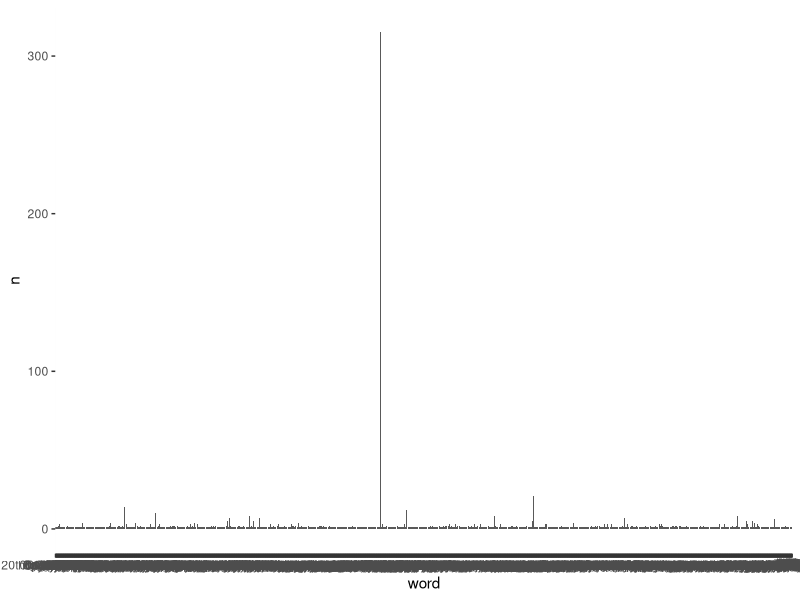

This chart was generated by the following R code:
library(ggplot2)
library(tidyverse)
library(dplyr)
library(tidytext)

tweets <- read.csv("tweeps/accts/517.csv")


word_counts <- tweets %>%
  select(full_text) %>%
  unnest_tokens(word, full_text) %>%
  count(word)

stopwords <-stop_words$word

filtered_word_counts <- word_counts %>%
  anti_join(stop_words)

ggplot(data = filtered_word_counts, aes(x = word, y = n)) +
  geom_col()
